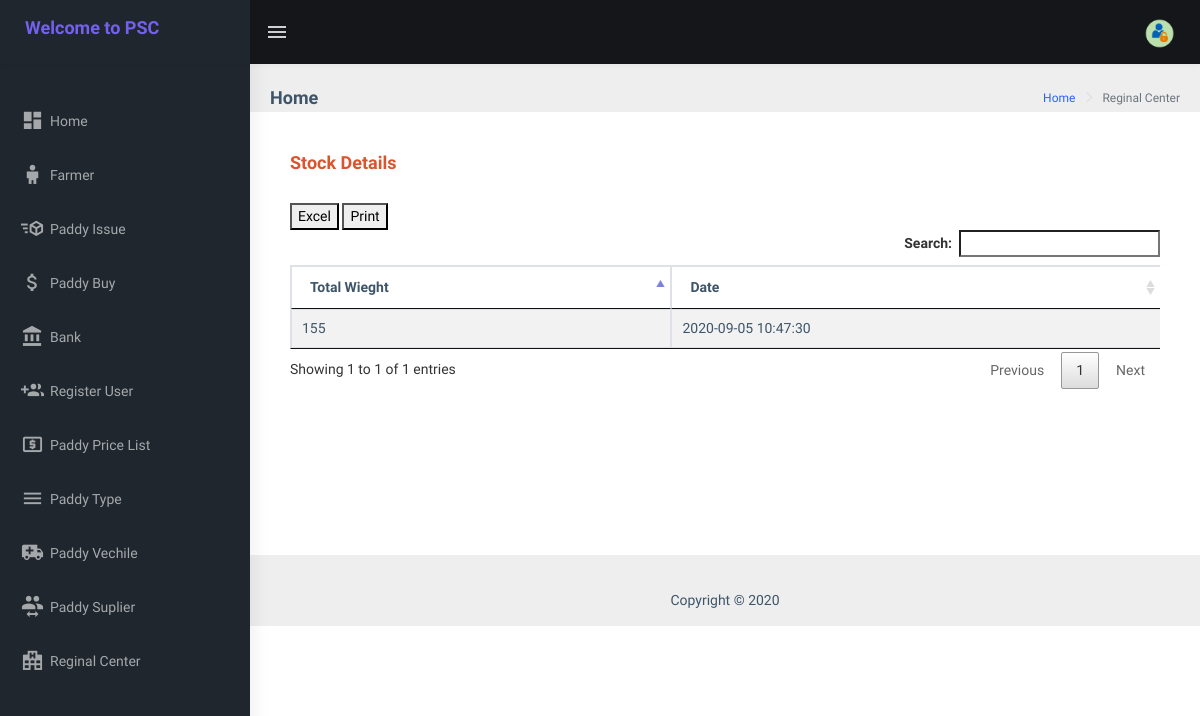
Page /common_components/stock.php (signed in) on the earlier database version.
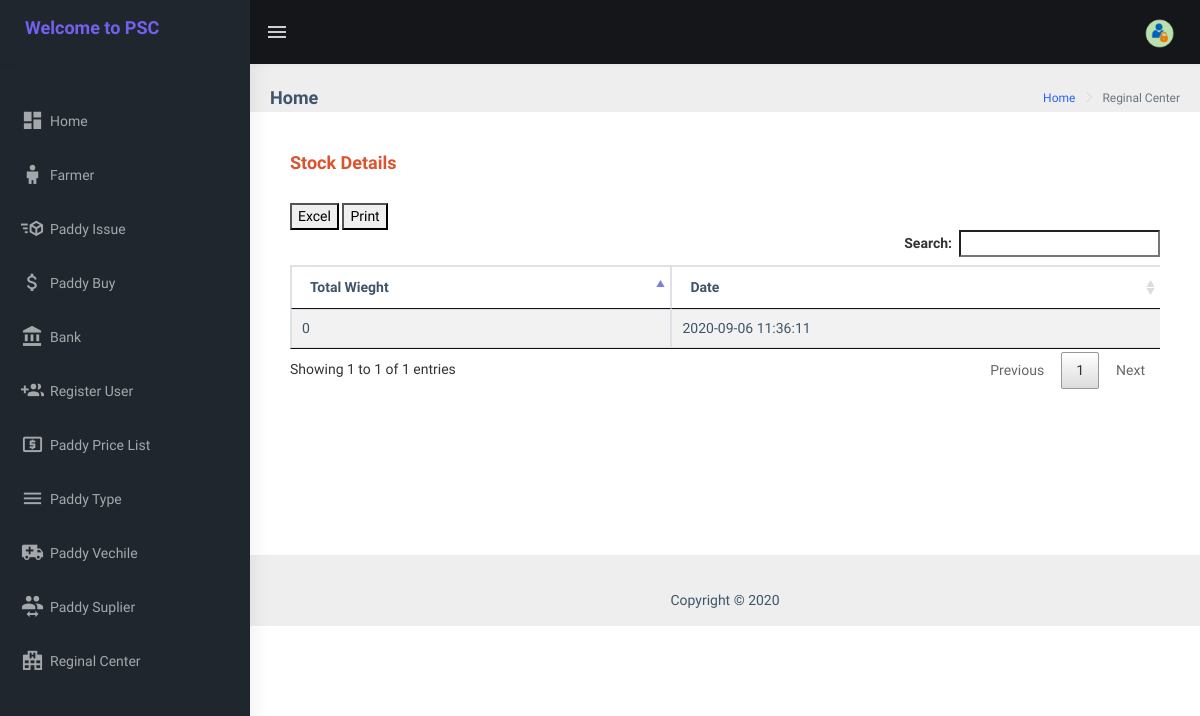
Same page on the later database version.
### tables this page shows
CREATE TABLE `stock` (
  `total_weight` double NOT NULL,
  `date` timestamp NOT NULL DEFAULT current_timestamp() ON UPDATE current_timestamp()
);

### function.php (called while the page is built, shortened)
<?php
	function isAdmin()
	{
		if (isset($_SESSION['user']) && $_SESSION['user']['user_type'] == 'admin' ) {
			return true;
		}else{
			return false;
		}
	}
?>

### common_components/stock.php (the view, shortened to what this page needs)
<?php
	include('../function.php');
?>
<!DOCTYPE html>
<html dir="ltr" lang="en">
    <head>
        <?php include '../mainstuff/inhead.php'; ?>
				<link rel="stylesheet" type="text/css" href="../assets/extra-libs/multicheck/multicheck.css">
				<link href="../js/jquery.dataTables.min.css" rel="stylesheet">
				<link rel="stylesheet" type="text/css" href="../assets/libs/select2/dist/css/select2.min.css">
	</head>
    <body>
        <div id="main-wrapper">
            <?php include '../mainstuff/header.php'; ?>
			<?php include '../mainstuff/LeftSidebar.php'; ?>
			<div class="page-wrapper">
                <div class="page-breadcrumb">
                    <div class="row">
                        <div class="col-12 d-flex no-block align-items-center">
                            <h4 class="page-title">Home</h4>
                            <div class="ml-auto text-right">
                                <nav aria-label="breadcrumb">
                                    <ol class="breadcrumb">
                                        <li class="breadcrumb-item"><a href="#">Home</a></li>
                                        <li class="breadcrumb-item active" aria-current="page">Reginal Center</li>
                                    </ol>
                                </nav>
                            </div>
                        </div>
                    </div>
                </div>
								                <div class="row">
								                    <div class="col-md-12">
								                        <div class="card card-body printableArea">
																					<form class="form-horizontal" action="" enctype="multipart/form-data" method="post">
																								<div class="card-body">
																								<h4 class="text-danger">Stock Details</h4><br>
																												<div class="table-responsive">
																														<table id="zero_config" class="table table-striped table-bordered">
																																<thead>
																																		<tr>
																																			<th> Total Wieght </th>
																																			<th> Date </th>
																																		</tr>
																																</thead>
																																<tbody>
																																		<?php
																																					$sql= "select * from stock";
																																					$run = mysqli_query($conn,$sql);
																																						while($row=mysqli_fetch_array($run)){
																																								$total_wieght = $row['total_weight'];
																																								$date = $row['date'];
																																		?>
																													<tr>
																															<td> <?php echo $total_wieght; ?> </td>
																															<td> <?php echo $date; ?> </td>
																													</tr>
																										<?php } ?>
																								</tbody>
																						</table>
																				</div>
																		</form><br><br><br><br><br><br>
																</div>
								                    </div>
								                </div>
								                <?php include '../mainstuff/footer.php'; ?>
								            </div>
	  </body>
</html>

### mainstuff/inhead.php (shortened to what this page needs)
<link href="../assets/libs/flot/css/float-chart.css" rel="stylesheet">
<link href="../dist/css/style.min.css" rel="stylesheet">

### mainstuff/header.php (shortened to what this page needs)
<header class="topbar" data-navbarbg="skin5">
    <nav class="navbar top-navbar navbar-expand-md navbar-dark">
        <div class="navbar-header" data-logobg="skin5">
            <a class="navbar-brand" href="#">
                <strong class="text-primary"> <h4>Welcome to PSC</h4></strong>
            </a>
        </div>
        <div class="navbar-collapse collapse" id="navbarSupportedContent" data-navbarbg="skin5">
            <ul class="navbar-nav float-left mr-auto">
                <li class="nav-item d-none d-md-block"><a class="nav-link sidebartoggler waves-effect waves-light" href="javascript:void(0)" data-sidebartype="mini-sidebar"><i class="mdi mdi-menu font-24"></i></a></li>
            </ul>
            <ul class="navbar-nav float-left">
              <li class="nav-item dropdown">
                    <a class="nav-link dropdown-toggle text-muted waves-effect waves-dark pro-pic" href="" data-toggle="dropdown" aria-haspopup="true" aria-expanded="false"><img src="../assets/images/login.png" alt="user" class="rounded-circle" width="31"></a>
                </li>
            </ul>
        </div>
    </nav>
</header>

### mainstuff/LeftSidebar.php (shortened to what this page needs)
<aside class="left-sidebar" data-sidebarbg="skin5">
    <div class="scroll-sidebar">
        <nav class="sidebar-nav">
            <ul id="sidebarnav" class="p-t-30">
            <?php
            if (!isAdmin() AND !isCollactionOfficer() AND !isManager() AND !isClerk() AND !isFinanceOfficer() AND !isStorekeeper()) {
                header('location: ../Index.php');
             }else{
                echo
                '<li class="sidebar-item"> <a class="sidebar-link waves-effect waves-dark sidebar-link" href="../common_components/dashboard.php" aria-expanded="false"><i class="mdi mdi-view-dashboard"></i><span class="hide-menu">Home</span></a></li>';
            }
            if(isAdmin()){
                echo  '
                <li class="sidebar-item"><a href="../common_components/farmer.php" class="sidebar-link"><i class="mdi mdi-human-child"></i><span class="hide-menu"> Farmer  </span></a></li>
                <li class="sidebar-item"> <a class="sidebar-link waves-effect waves-dark sidebar-link" href="../common_components/paddy_issue.php" aria-expanded="false"><i class="mdi mdi-cube-send"></i><span class="hide-menu">Paddy Issue</span></a></li>
                <li class="sidebar-item"> <a class="sidebar-link waves-effect waves-dark sidebar-link" href="../common_components/paddy_buy.php" aria-expanded="false"><i class="mdi mdi-currency-usd"></i><span class="hide-menu">Paddy Buy</span></a></li>
                <li class="sidebar-item"> <a class="sidebar-link waves-effect waves-dark sidebar-link" href="../common_components/bank.php" aria-expanded="false"><i class="mdi mdi-bank"></i><span class="hide-menu">Bank</span></a></li>
                <li class="sidebar-item"> <a class="sidebar-link waves-effect waves-dark sidebar-link" href="../register.php" aria-expanded="false"><i class="mdi mdi-account-multiple-plus"></i><span class="hide-menu">Register User</span></a></li>
                <li class="sidebar-item"> <a class="sidebar-link waves-effect waves-dark sidebar-link" href="../common_components/paddy_price.php" aria-expanded="false"><i class="mdi mdi-cash-usd"></i><span class="hide-menu">Paddy Price List</span></a></li>
                <li class="sidebar-item"> <a class="sidebar-link waves-effect waves-dark sidebar-link" href="../common_components/paddy_type.php" aria-expanded="false"><i class="mdi mdi-menu"></i><span class="hide-menu">Paddy Type</span></a></li>
                <li class="sidebar-item"> <a class="sidebar-link waves-effect waves-dark sidebar-link" href="../common_components/vechile.php" aria-expanded="false"><i class="mdi mdi-ambulance"></i><span class="hide-menu">Paddy Vechile</span></a></li>
                <li class="sidebar-item"> <a class="sidebar-link waves-effect waves-dark sidebar-link" href="../common_components/suplier.php" aria-expanded="false"><i class="mdi mdi-account-switch"></i><span class="hide-menu">Paddy Suplier</span></a></li>
                <li class="sidebar-item"> <a class="sidebar-link waves-effect waves-dark sidebar-link" href="../common_components/reginal_center.php" aria-expanded="false"><i class="mdi mdi-hospital-building"></i><span class="hide-menu">Reginal Center</span></a></li>';
            }
            ?>
            </ul>
        </nav>
    </div>
</aside>

### mainstuff/footer.php
 <div class="container-fluid">
                    <footer class="footer text-center">
                        Copyright © 2020
                    </footer>
</div>

Differences in the rows shown:
removed stock: total_weight "155", date "2020-09-05 10:47:30"
added stock: total_weight "0", date "2020-09-06 11:36:11"
